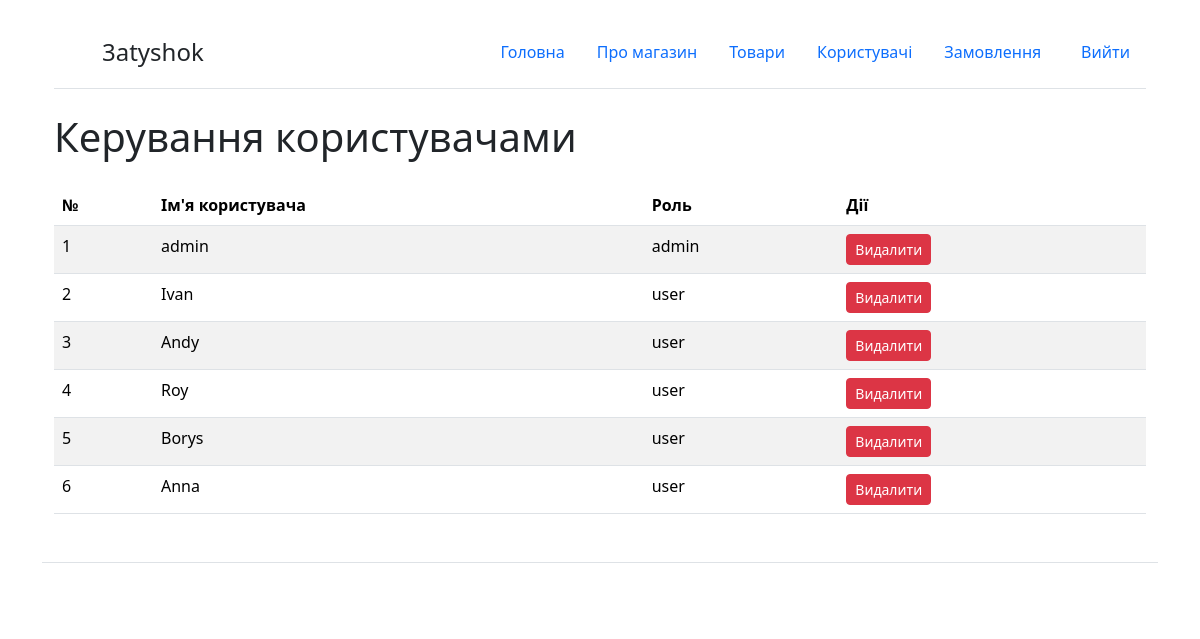
/manage_users (signed in), run on an earlier commit of the app's database.
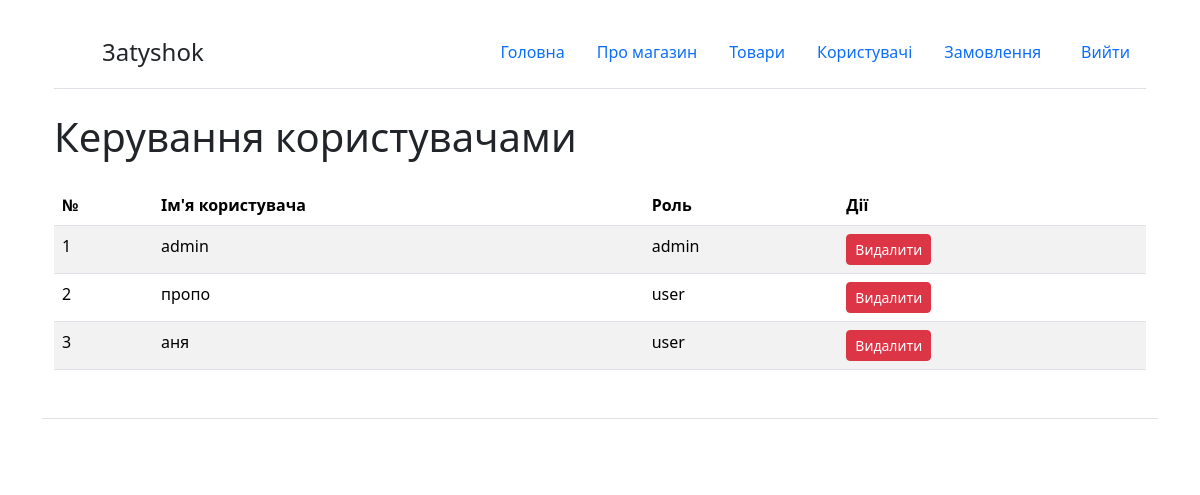
And on a later commit of the database.
### main.py (models this page shows)
class User(UserMixin, db.Model):
    id = db.Column(db.Integer, primary_key=True)
    username = db.Column(db.String(150), unique=True, nullable=False)
    password = db.Column(db.String(150), nullable=False)
    role = db.Column(db.String(50), nullable=False, default='user')

### main.py (the view, shortened to what this page needs)
@app.route('/manage_users', methods=['GET', 'POST'])
@login_required
def manage_users():
    if current_user.role != 'admin':
        return redirect(url_for('index'))
    users = User.query.all()
    return render_template('manage_users.html', users=users)

### main.py (called while the page is built)
@login_manager.user_loader
def load_user(user_id):
    return db.session.get(User, int(user_id))

### templates/manage_users.html (shortened to what this page needs)
{% extends 'base.html' %}
{% block body %}
<div class="container">
    <h1 class="mt-4">Керування користувачами</h1>
    <table class="table table-striped mt-4">
        <thead>
            <tr>
                <th>№</th>
                <th>Ім'я користувача</th>
                <th>Роль</th>
                <th>Дії</th>
            </tr>
        </thead>
        <tbody>
            {% for user in users %}
            <tr>
                <td>{{ loop.index }}</td>
                <td>{{ user.username }}</td>
                <td>{{ user.role }}</td>
                <td>
                    <form action="{{ url_for('manage_users') }}" method="POST" style="display: inline;">
                        <button type="submit" class="btn btn-danger btn-sm">Видалити</button>
                    </form>
                </td>
            </tr>
            {% endfor %}
        </tbody>
    </table>
</div>
{% endblock %}

What changed in the data, as far as the page shows it:
removed User: username "Ivan", role "user"
removed User: username "Borys", role "user"
removed User: username "Anna", role "user"
changed User: username "Andy" → "пропо"
changed User: username "Roy" → "аня"
